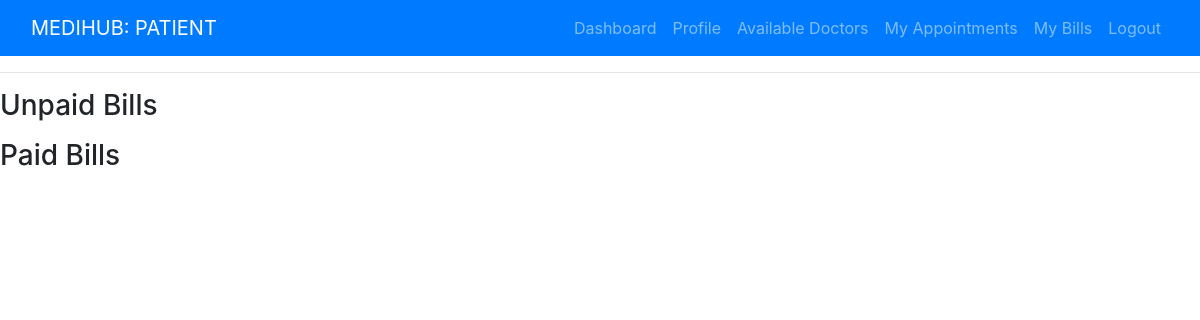
Before: /patientapp/bills/ (signed in) with the older database file.
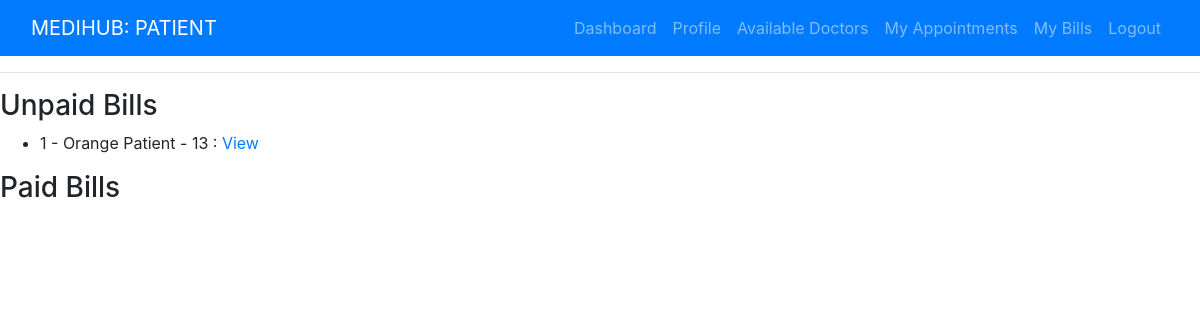
After: the same page with the newer database file.
### hospital/models.py (models this page shows, shortened)
class Bill(models.Model):
    patient = models.ForeignKey(Patient, on_delete=models.SET_NULL, null=True, blank=True)
    total = models.IntegerField(default=0)
    paid = models.BooleanField(default=False)
    date = models.DateField(auto_now_add=True)

class Patient(models.Model):
    GENDER_CHOICES = [
        ('M', 'Male'),
        ('F', 'Female'),
        ('X', 'Other'),
    ]
    user = models.OneToOneField(User, on_delete=models.CASCADE, null=True, blank=True)
    first_name = models.CharField(max_length=50, null=True, blank=True)
    last_name = models.CharField(max_length=50, null=True, blank=True)
    gender = models.CharField(max_length=1, choices=GENDER_CHOICES, null=True, blank=True)
    dob = models.DateField(null=True, blank=True)
    phone = models.CharField(max_length=10, null=True, blank=True)
    address = models.TextField(max_length=400, null=True, blank=True)
    email = models.CharField(max_length=100, null=True, blank=True)
    def __str__(self):
        return f'{self.first_name} {self.last_name} - {self.id}'

### patientapp/views.py (the view)
# urls.py: path('bills/', views.billListView, name='admin-bills'),
def billListView(request):
    patient = get_object_or_404(Patient, user=request.user)
    my_bills = patient.bill_set.all()
    unpaid_bills = my_bills.filter(paid=False)
    paid_bills = my_bills.filter(paid=True)
    context = {
        'unpaid_bills': unpaid_bills,
        'paid_bills': paid_bills,
    }
    return render(request, 'patientapp/bill_list.html', context)

### patientapp/templates/patientapp/bill_list.html (shortened to what this page needs)
{% extends 'patientapp/base.html' %}
{% block content %}
<hr>
<h3>Unpaid Bills</h3>
<ul>
{% for bill in unpaid_bills %}
    <li>{{bill.id}} - {{bill.patient}} : <a href="{% url 'patient-bill' bill.id %}">View</a></li>
{% endfor %}
</ul>
<h3>Paid Bills</h3>
{% endblock %}

Changed rows visible on the page:
added Bill: id "1", patient "Orange Patient - 13"
